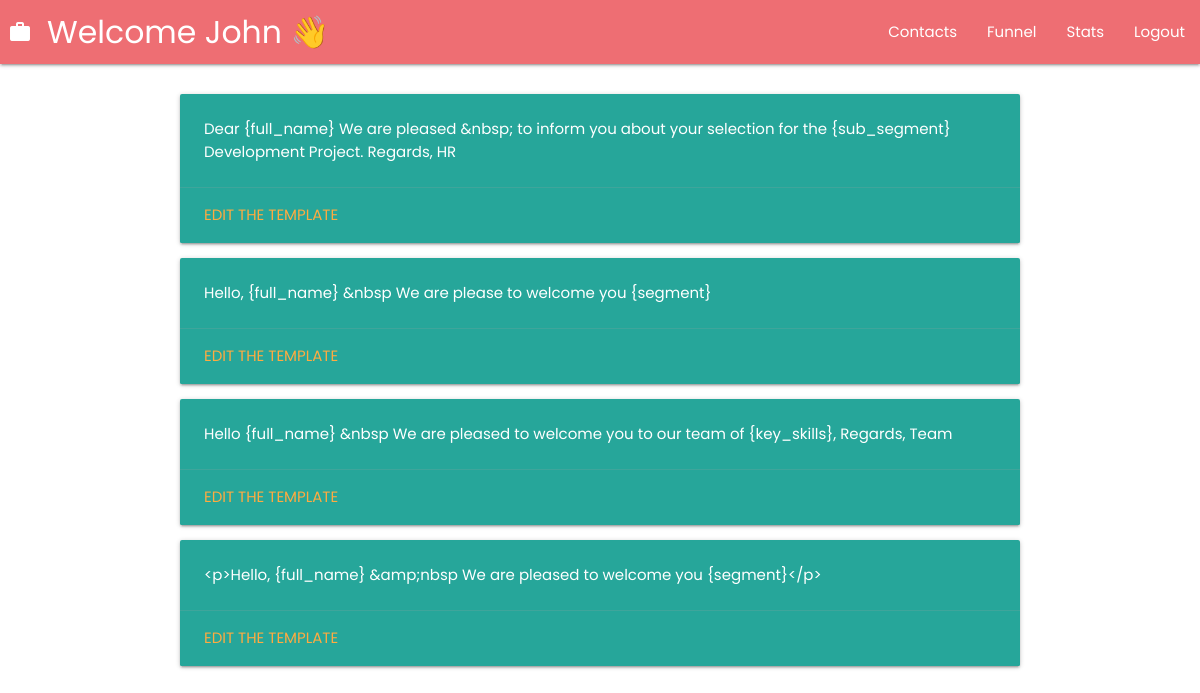
Page /funnels/viewcustomtem/ (signed in) on the committed database.
### users/models.py (models this page shows, shortened)
class NewUser(AbstractBaseUser, PermissionsMixin):
    email = models.EmailField(unique=True,blank=False)
    username = models.CharField(max_length=30, unique=True,blank=False)
    date_joined = models.DateTimeField(default=timezone.now)
    address = models.TextField(max_length=500, blank=True)
    phone_number = CharField(max_length=20)
    is_staff = models.BooleanField(default=False,help_text='Designates whether the user can log into this admin site.')
    is_active = models.BooleanField(default=True)
    is_superuser = models.BooleanField(default=False)
    no_of_funnels = models.PositiveSmallIntegerField(default=0,validators=[
            MaxValueValidator(30),
        ])
    footer_message = models.TextField(max_length=500, blank=True)
    objects = CustomAccountManager()
    USERNAME_FIELD = 'email'
    REQUIRED_FIELDS = ['username',]

### funnels/models.py (models this page shows, shortened)
class DefaultTemplates(models.Model):
    template = models.TextField()

### funnels/views.py (the view)
# urls.py: path('viewcustomtem/',views.displaycustomtemplate,name='displaycustomtemplate'),
@login_required(login_url='/')
def displaycustomtemplate(request):
     all_templates_objs = DefaultTemplates.objects.all()
     return render(request,'viewtemplates.html',{'objs':all_templates_objs})

### funnels/templates/viewtemplates.html
{% extends "base.html" %}
{% load materializecss %}
{% block content %}
<div class="container">
    {% if objs %}
        {% for obj in objs %}
        <div class="card teal lighten-1">
            <div class="card-content white-text">
                <p>{{ obj.template }}</p>
            </div>
            <div class="card-action">
                <a href="{% url 'funnels:editcustomtemplate' obj.id %}">
                    Edit the template
                </a>
            </div>
        </div>
        {% endfor %}
    {% else %}
    <h2 style="text-align: center;"><i class="material-icons medium">cloud_off</i> No templates found</h2>
    {% endif %}
</div>
{% endblock %}

### funnels/templates/base.html (shortened to what this page needs)
{% load materializecss %}
{% load static %}
<!DOCTYPE html>
<html lang="en">
<head>
    <link rel="stylesheet" href="{% static 'style.css' %}">
    <link rel="stylesheet" href="https://cdnjs.cloudflare.com/ajax/libs/materialize/1.0.0/css/materialize.min.css">
</head>
<body>
<nav>
    <div class="nav-wrapper">
        <a href="#" class="brand-logo"><i class="large material-icons" style="margin-left: 8px;">work</i>Welcome {% if user.is_authenticated %} {{ user.username }} {% endif %}👋</a>
        <ul id="nav-mobile" class="right hide-on-med-and-down">
            {% if user.is_authenticated %}
            <li><a id="dont" href="{% url 'contacts:home' %}">Contacts</a></li>
            <li><a id="dont" href="{% url 'funnels:starterforfunnel' %}">Funnel</a></li>
            <li><a id="dont" href="#">Stats</a></li>
            <li>
                <a href="#" onclick="$('#signOutBtn').click()">Logout</a>
            </li>
            {% endif %}
        </ul>
</nav>
<br>
{% block content %}
{% endblock %}
</body>
</html>

### static/style.css (style rules this page uses)
body { font-family: 'Poppins', sans-serif; }
a { text-decoration: none; color: black; }

### rows in the picture
NewUser: username "John"
DefaultTemplates: template "Dear {full_name} We are pleased &nbsp; to inform you about your selection for the {sub_segment} Development Project. Regards, HR"
DefaultTemplates: template "Hello, {full_name} &nbsp We are please to welcome you {segment}"
DefaultTemplates: template "Hello {full_name} &nbsp We are pleased to welcome you to our team of {key_skills}, Regards, Team"
DefaultTemplates: template "<p>Hello, {full_name} &amp;nbsp We are pleased to welcome you {segment}</p>"
